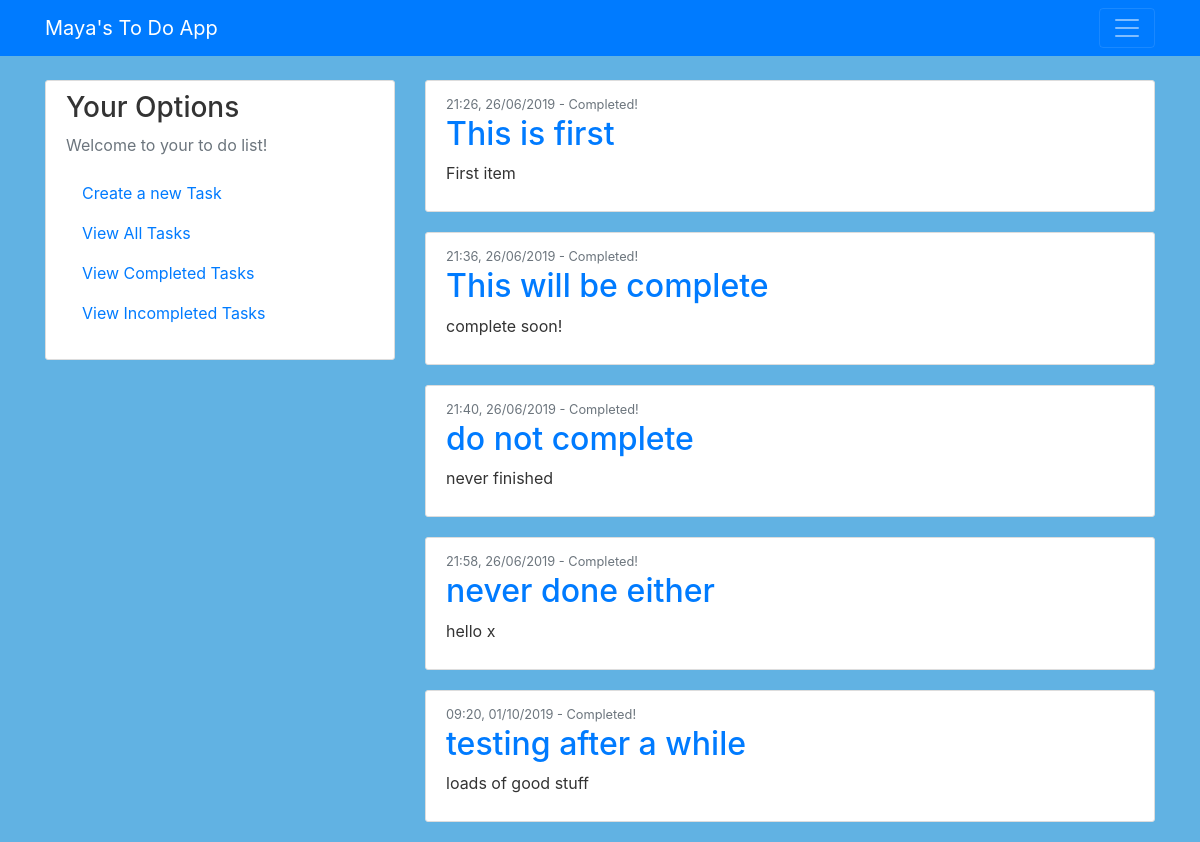
Screenshot of /view_completed/7 with the database file from the repository.
### app.py (models this page shows, shortened)
class Items(db.Model):
    id = db.Column(db.Integer, primary_key=True)
    title = db.Column(db.String(20), unique=False, nullable=False)
    content = db.Column(db.String(120), unique=True, nullable=False)
    date_posted = db.Column(db.DateTime, nullable=False, default=datetime.utcnow)
    complete = db.Column(db.Boolean, unique=False)

### app.py (the view)
@app.route("/view_completed/<id>")
def view_completed(id):
    if int(id)>0:
        post = Items.query.filter_by(id=int(id)).first() #gets specific id of button that was pressed
        post.complete = True #marks it as complete
        db.session.commit()
    else:
        pass
    posts = Items.query.filter_by(complete=True)
    return render_template('view_completed.html', posts=posts)

### templates/view_completed.html
{% extends "layout.html" %}
{% block content %}
    {% for post in posts %}
        <article class="media content-section">
          <div class="media-body">
            <div class="article-metadata">
              <small class="text-muted">{{ post.date_posted.strftime("%H:%M, %d/%m/%Y") }} - Completed! </small>
            </div>
            <h2><a class="article-title" href="#">{{ post.title }}</a></h2>
            <p class="article-content">{{ post.content }}</p>
          </div>
        </article>
    {% endfor %}
{% endblock content %}

### static/main.css (style rules this page uses)
body { background: #61B2E3; color: #333333; margin-top: 5rem; }
.content-section { background: #ffffff; padding: 10px 20px; border: 1px solid #dddddd; border-radius: 3px; margin-bottom: 20px; }

### rows the page displays
Items: date_posted "21:26, 26/06/2019", title "This is first", content "First item"
Items: date_posted "21:36, 26/06/2019", title "This will be complete", content "complete soon!"
Items: date_posted "21:40, 26/06/2019", title "do not complete", content "never finished"
Items: date_posted "21:58, 26/06/2019", title "never done either", content "hello x"
Items: date_posted "09:20, 01/10/2019", title "testing after a while", content "loads of good stuff"
